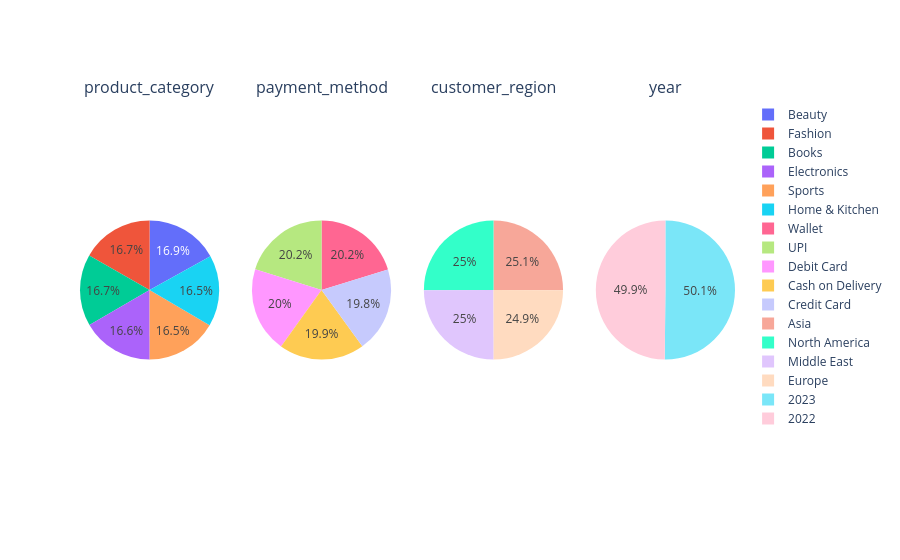

The notebook cell this image was saved under:
### Code cell
# Ploting subplot pie char to see contribution of each col present in cols var

cols = ['product_category', 'payment_method', 'customer_region', 'year']

fig = make_subplots(
    rows=1, cols=len(cols),
    specs=[[{'type': 'domain'}]*len(cols)],
    subplot_titles=cols
)

for i, col in enumerate(cols):
    vc = df[col].value_counts()
    fig.add_trace(
        go.Pie(labels=vc.index, values=vc.values),
        row=1, col=i+1
    )

fig.show()

### Figure 1 — Plotly figure (JSON) as saved in the notebook; plotly's stock layout.template omitted (floating-point values rounded to 4 significant figures)
{"data": [{"domain": {"x": [0, 0.2125], "y": [0, 1]}, "labels": ["Beauty", "Fashion", "Books", "Electronics", "Sports", "Home & Kitchen"], "type": "pie", "values": [8465, 8365, 8327, 8320, 8265, 8258]}, {"domain": {"x": [0.2625, 0.475], "y": [0, 1]}, "labels": ["Wallet", "UPI", "Debit Card", "Cash on Delivery", "Credit Card"], "type": "pie", "values": [10106, 10078, 9981, 9927, 9908]}, {"domain": {"x": [0.525, 0.7375], "y": [0, 1]}, "labels": ["Asia", "North America", "Middle East", "Europe"], "type": "pie", "values": [12526, 12517, 12505, 12452]}, {"domain": {"x": [0.7875, 1], "y": [0, 1]}, "labels": [2023, 2022], "type": "pie", "values": [25074, 24926]}], "layout": {"annotations": [{"font": {"size": 16}, "showarrow": false, "text": "product_category", "x": 0.1062, "xanchor": "center", "xref": "paper", "y": 1, "yanchor": "bottom", "yref": "paper"}, {"font": {"size": 16}, "showarrow": false, "text": "payment_method", "x": 0.3688, "xanchor": "center", "xref": "paper", "y": 1, "yanchor": "bottom", "yref": "paper"}, {"font": {"size": 16}, "showarrow": false, "text": "customer_region", "x": 0.6313, "xanchor": "center", "xref": "paper", "y": 1, "yanchor": "bottom", "yref": "paper"}, {"font": {"size": 16}, "showarrow": false, "text": "year", "x": 0.8938, "xanchor": "center", "xref": "paper", "y": 1, "yanchor": "bottom", "yref": "paper"}]}}
